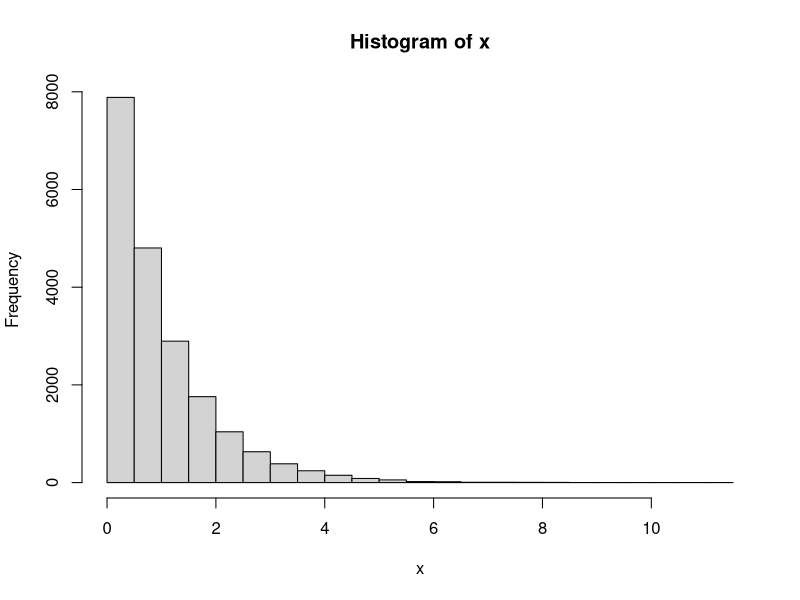
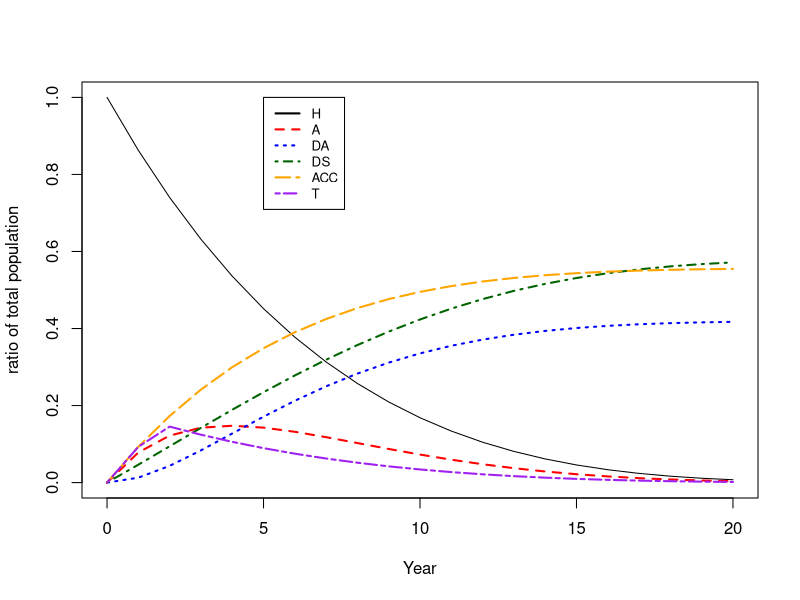
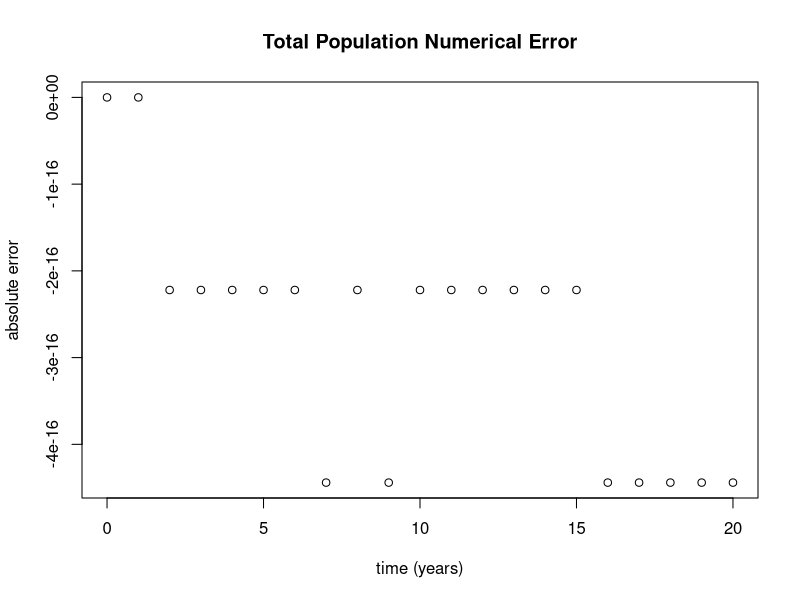

Recreate these plots in R, in order.
## ---- chunk 1
knitr::opts_chunk$set(echo = TRUE)
library(Matrix)
## ---- chunk 2
x <- rexp(20000)

hist(x)

mean(x)
median(x)

# Percentage in first time cycle
sum(x < 1) / length(x)
## ---- chunk 3
hiv_monotherapy_tp <- matrix(c(0.721, 0.202, 0.067, 0.010,
                               0.000, 0.581, 0.407, 0.012,
                               0.000, 0.000, 0.750, 0.250,
                               0.000, 0.000, 0.000, 1.000), 
                               nrow=4, byrow=TRUE,
                               dimnames=list(c("A", "B", "C", "D"),
                                             c("A", "B", "C", "D")))
hiv_monotherapy_tp                                          
## ---- chunk 4
V  <- eigen(hiv_monotherapy_tp)$vectors
iV <- solve(V)
Ap <- iV %*% hiv_monotherapy_tp %*% V

Ap
## ---- chunk 5
lAp <- diag(log(diag(Ap)), nrow(Ap), ncol(Ap))

R  <- V %*% lAp %*% iV

R 
## ---- chunk 6
R[abs(R) < 1e-6 ] <- 0


rownames(R) <- c("A", "B", "C", "D")
colnames(R) <- c("A", "B", "C", "D")

round(R, 3)
## ---- chunk 7
expm(R)
## ---- chunk 8
# A more plausible death rate for 'A', 'B'
R['A', 'D'] <- 0
R['B', 'D'] <- 0

diag(R) <- diag(R) - rowSums(R) # Keep it Markovian
round(expm(R), 3)
## ---- chunk 9
Rp <- rbind(R,  rep(0, 4))
Rp <- cbind(Rp, rep(0, 5))
rownames(Rp) <- c("A", "B", "C", "D", "E")
colnames(Rp) <- c("A", "B", "C", "D", "E")

Rp["A",  "E"] <- 0.2
Rp["B",  "E"] <- 0.2

diag(Rp) <- diag(Rp) - rowSums(Rp) # Rebalance diagonal preserving Markov properties

round(expm(R), 3)  # Original embedded for comparison

cat("\n")
 
round(expm(Rp), 3) # Modified with competing E

## ---- chunk 10

RwAcc <- cbind(rbind(R, rep(0, 4)), rep(0, 5))
rownames(RwAcc) <- c("A", "B", "C", "D", "AccBC")
colnames(RwAcc) <- c("A", "B", "C", "D", "AccBC")

RwAcc['B', 'AccBC'] <- RwAcc['B', 'C']

round(expm(RwAcc), 3)
cat("\n")
rowSums(expm(RwAcc)) # Note the > 1 probabilites as the AccBC node now duplicates some the population. 
## ---- chunk 11
rate_secular_death_by_age <- function(t, h=1, a=0.1, b=1/1200)
{
  (b/a) * (exp(a*t) - exp(a*(t-h)))
}
## ---- chunk 12
markov_rate_matrices<- function(t, h=1)
{
  lapply(t, function(tt){
    r.secular <- rate_secular_death_by_age(tt+40, h)
  
    x <- matrix(c(0.0, 0.1, 0.0, r.secular,
                  0.0, 0.0, 0.3, r.secular,
                  0.0, 0.0, 0.0, 0.0,
                  0.0, 0.0, 0.0, 0.0),
           nrow=4,
           ncol=4,
           byrow=TRUE,
           dimnames=list(c("H", "A", "DA", "DS"),
                         c("H", "A", "DA", "DS")))
  
    diag(x) <- -rowSums(x)
    x
  })
}
## ---- chunk 13
non_markov_rate_matrices <- function(t, h=1)
{
  markov     <- markov_rate_matrices(t, h)
  non_markov <- list()
  for(i in t)
  {
    # Expand matrix
    non_markov[[i]] <- cbind(markov[[i]],     matrix(rep(0, 16), nrow=4))
    non_markov[[i]] <- rbind(non_markov[[i]], matrix(rep(0, 32), nrow=4))
  }
  
  
  lapply(non_markov, function(m){
    # Put in State Names
    rownames(m) <- c("H", "A", "DA" ,"DS", "ACC", "T1", "T2", "N")
    colnames(m) <- c("H", "A", "DA" ,"DS", "ACC", "T1", "T2", "N")
    
    # Define Accumulator
    m["H", "ACC"] <- m["H", "A"] 
    
    # Define Tunnel state entry
    m["H", "T1"]  <- m["H", "A"]
    
    m  # Note: Tunnel states are not fully defined at this point.
  })

}

## ---- chunk 14
transition_prob <- function(t, h=1)
{
  # Embed the matrices into the timesteps
  tp <- lapply(non_markov_rate_matrices(t, h), function(m) expm(m*h))
  
  lapply(tp, function(m)
  {
    # It is possible to exit tunnel to external risk of death
    m["T1", "N"]  <- m["A", "DA"] + m["A", "DS"]
    m["T1", "T1"] <- 0  # Cannot remain in tunnel
    m["T1", "T2"] <- 1-m["T1", "N"] # The tunnel is everything else 

    # T2 is terminal state
    m["T2", "T2"] <- 0
    m["T2", "N"]  <- 1
    
    # Note: At this point, the "N" state could be stripped as it was
    #       only required for the embedding, and serves no other purpose
    #       at this point
    
    states <- c("H", "A", "DA", "DS", "ACC", "T1" ,"T2")
    m[states, states]
  })
}
## ---- chunk 15
Y <- t(c(H=1, A=0, DA=0, DS=0, ACC=0, T1=0, T2=0))

simulation <- do.call(rbind, lapply(transition_prob(1:20), function(tp) {
  Y <<- Y %*% tp # The double left arrow assigns the value back to the original Y in the outer scope
}))

simulation <- rbind(
  c(H=1, A=0, DA=0, DS=0, ACC=0, T1=0, T2=0), 
  simulation
)
## ---- chunk 16
plot(0:20, simulation[,"H"], ylim=c(0,1), typ="l", ylab="ratio of total population", xlab="Year")


lines(0:20, simulation[,"A"],   col="red",       lty=2, lwd=2)
lines(0:20, simulation[,"DA"],  col="blue",      lty=3, lwd=2)
lines(0:20, simulation[,"DS"],  col="darkgreen", lty=4, lwd=2)
lines(0:20, simulation[,"ACC"], col="orange",    lty=5, lwd=2)
lines(0:20, rowSums(simulation[,c("T1", "T2")]), col="purple", lty=6, lwd=2)

legend(5, 1.0, c("H", "A", "DA", "DS", "ACC", "T"), lty=1:6, 
       col=c("black", "red", "blue", "darkgreen", "orange", "purple"), cex=0.8, lwd=2)
## ---- chunk 17
plot(0:20, 1-rowSums(simulation[,c("H", "A", "DA", "DS")]), xlab="time (years)", ylab="absolute error", main="Total Population Numerical Error")
## ---- chunk 18

# Better accuracy that "life-table" aka trapezoidal method
alt_simp_coef <- function(i) c(17, 59, 43, 49, rep(48, i-8), 49, 43, 59, 17) / 48
alt_simp      <- function(x,h) h*sum(alt_simp_coef(length(x)) * x)
## ---- chunk 19
1000*simulation[21,"ACC"] # The last point is the total
## ---- chunk 20
  alt_simp(rowSums(simulation[,c("H", "A")]), 1)
## ---- chunk 21
  alt_simp(rowSums(simulation[,c("T1", "T2")]), 1)
## ---- chunk 22
  alt_simp(rowSums(simulation[,c("H", "A")]), 1) - 
  alt_simp(rowSums(simulation[,c("T1", "T2")]), 1)
